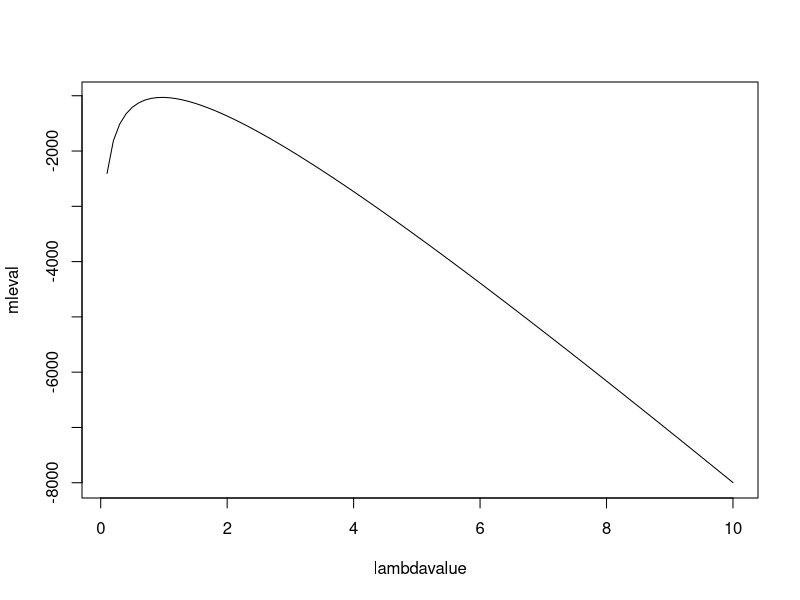
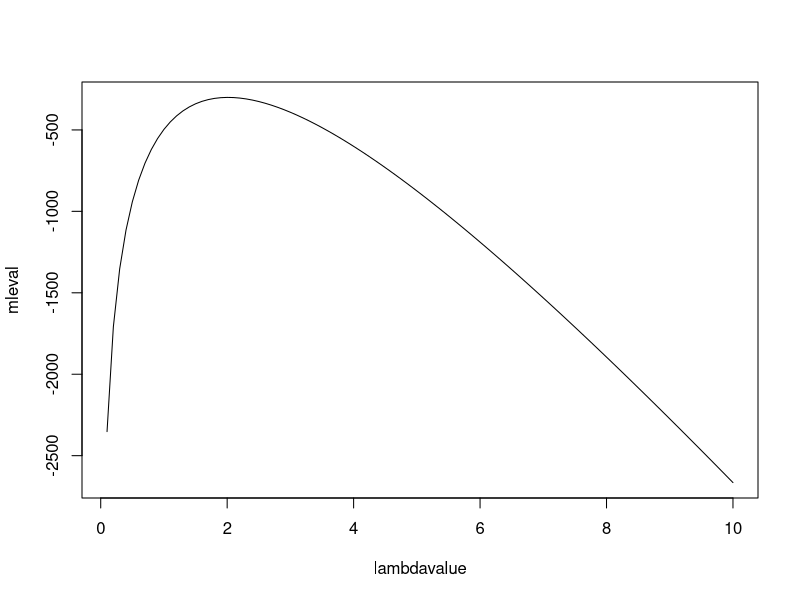
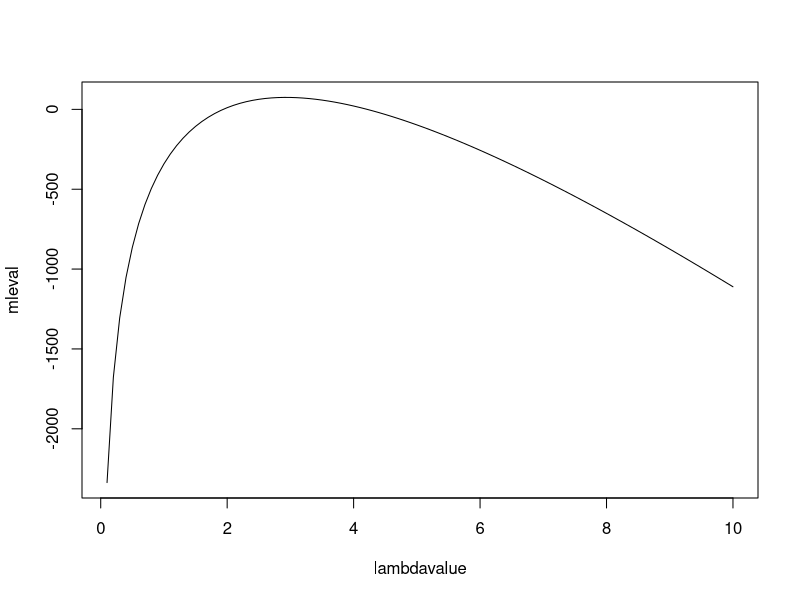
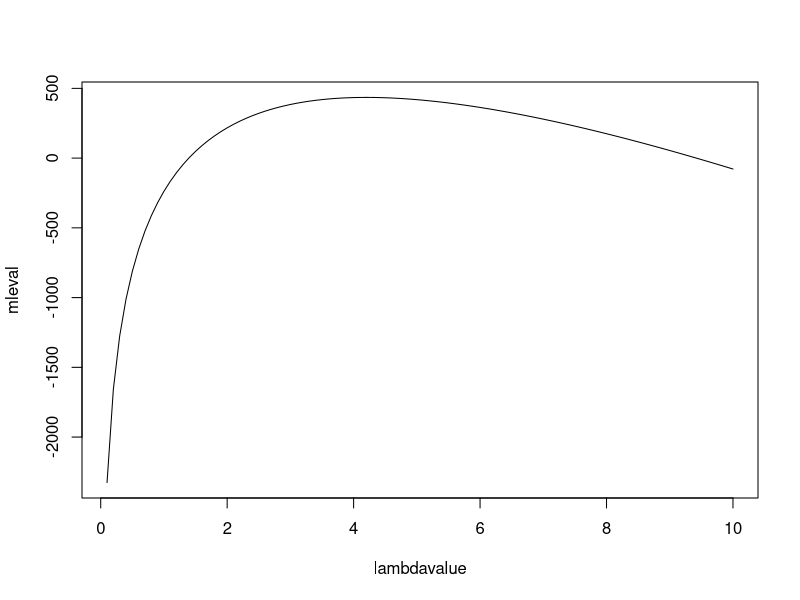

Reproduce these figures in R, in order.
rm(list = ls())
set.seed(123)

#1a
data1 = rexp(1000,1)
data2 = rexp(1000,2)
data3 = rexp(1000,3)
data4 = rexp(1000,4)

#1b
mle.exp <- function(lambda,data){
  s = sum(data)
  val = 1000*(log(lambda)) - lambda*s
  return(val)
}

moment <- function(data){
  s = sum(data)
  return(1000/s)
}

m1 = moment(data1)
mleval12.exp <- optim(m1,data=data1,mle.exp,method='Brent',lower = 0,upper = 1000,control = list(fnscale = -1))
mleval11.exp <- optim(m1-0.4,data=data1,mle.exp,method = 'Brent',lower = 0,upper = 1000,control = list(fnscale = -1))
mleval13.exp <- optim(m1+0.4,data=data1,mle.exp,method = 'Brent',lower = 0,upper = 1000,control = list(fnscale = -1))

print(mleval11.exp)
print(mleval12.exp)
print(mleval13.exp)

m2 = moment(data2)
mleval22.exp <- optim(m2,data=data2,mle.exp,method='Brent',lower = 0,upper = 1000,control = list(fnscale = -1))
mleval21.exp <- optim(m2-0.4,data=data2,mle.exp,method = 'Brent',lower = 0,upper = 1000,control = list(fnscale = -1))
mleval23.exp <- optim(m2+0.4,data=data2,mle.exp,method = 'Brent',lower = 0,upper = 1000,control = list(fnscale = -1))

print(mleval21.exp)
print(mleval22.exp)
print(mleval23.exp)

m3 = moment(data3)
mleval32.exp <- optim(m3,data=data3,mle.exp,method='Brent',lower = 0,upper = 1000,control = list(fnscale = -1))
mleval31.exp <- optim(m3-0.4,data=data3,mle.exp,method = 'Brent',lower = 0,upper = 1000,control = list(fnscale = -1))
mleval33.exp <- optim(m3+0.4,data=data3,mle.exp,method = 'Brent',lower = 0,upper = 1000,control = list(fnscale = -1))

print(mleval31.exp)
print(mleval32.exp)
print(mleval33.exp)

m4 = moment(data4)
mleval42.exp <- optim(m4,data=data4,mle.exp,method='Brent',lower = 0,upper = 1000,control = list(fnscale = -1))
mleval41.exp <- optim(m4-0.4,data=data4,mle.exp,method = 'Brent',lower = 0,upper = 1000,control = list(fnscale = -1))
mleval43.exp <- optim(m4+0.4,data=data4,mle.exp,method = 'Brent',lower = 0,upper = 1000,control = list(fnscale = -1))

print(mleval41.exp)
print(mleval42.exp)
print(mleval43.exp)

#1c
lambdavalue <- c(1:100)
mleval <- c(1:100)
i <- 0.1
j <- 1
while(i < 10){
  lambdavalue[j] <- i
  mleval[j] <- mle.exp(i,data=data1)
  i <- i + 0.1
  j <- j+1
}
plot(lambdavalue,mleval,type = 'l')

lambdavalue <- c(1:100)
mleval <- c(1:100)
i <- 0.1
j <- 1
while(i < 10){
  lambdavalue[j] <- i
  mleval[j] <- mle.exp(i,data=data2)
  i <- i + 0.1
  j <- j+1
}
plot(lambdavalue,mleval,type = 'l')

lambdavalue <- c(1:100)
mleval <- c(1:100)
i <- 0.1
j <- 1
while(i < 10){
  lambdavalue[j] <- i
  mleval[j] <- mle.exp(i,data=data3)
  i <- i + 0.1
  j <- j+1
}
plot(lambdavalue,mleval,type = 'l')

lambdavalue <- c(1:100)
mleval <- c(1:100)
i <- 0.1
j <- 1
while(i < 10){
  lambdavalue[j] <- i
  mleval[j] <- mle.exp(i,data=data4)
  i <- i + 0.1
  j <- j+1
}
plot(lambdavalue,mleval,type = 'l')
